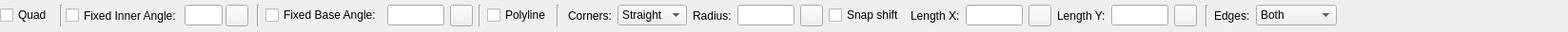
<?xml version="1.0" encoding="UTF-8"?>
<ui version="4.0">
 <class>LC_Rectangle3PointsOptionsWidget</class>
 <widget class="QWidget" name="LC_Rectangle3PointsOptionsWidget">
  <property name="geometry">
   <rect>
    <x>0</x>
    <y>0</y>
    <width>1648</width>
    <height>34</height>
   </rect>
  </property>
  <property name="windowTitle">
   <string>Form</string>
  </property>
  <layout class="QGridLayout" name="gridLayout">
   <property name="leftMargin">
    <number>0</number>
   </property>
   <property name="topMargin">
    <number>1</number>
   </property>
   <property name="rightMargin">
    <number>0</number>
   </property>
   <property name="bottomMargin">
    <number>1</number>
   </property>
   <item row="1" column="8">
    <widget class="QCheckBox" name="cbPolyline">
     <property name="toolTip">
      <string>If checked, the shape will be created as a polyline. </string>
     </property>
     <property name="text">
      <string>Polyline</string>
     </property>
    </widget>
   </item>
   <item row="1" column="9">
    <widget class="Line" name="line_2">
     <property name="orientation">
      <enum>Qt::Orientation::Vertical</enum>
     </property>
    </widget>
   </item>
   <item row="1" column="11">
    <widget class="Line" name="line_5">
     <property name="orientation">
      <enum>Qt::Orientation::Vertical</enum>
     </property>
    </widget>
   </item>
   <item row="1" column="1">
    <widget class="QFrame" name="frmQuad">
     <property name="frameShape">
      <enum>QFrame::Shape::NoFrame</enum>
     </property>
     <property name="frameShadow">
      <enum>QFrame::Shadow::Raised</enum>
     </property>
     <layout class="QGridLayout" name="gridLayout_3">
      <property name="leftMargin">
       <number>2</number>
      </property>
      <property name="topMargin">
       <number>0</number>
      </property>
      <property name="rightMargin">
       <number>3</number>
      </property>
      <property name="bottomMargin">
       <number>0</number>
      </property>
      <property name="horizontalSpacing">
       <number>3</number>
      </property>
      <item row="0" column="2">
       <widget class="QCheckBox" name="cbFixedInnerAngle">
        <property name="sizePolicy">
         <sizepolicy hsizetype="Preferred" vsizetype="Preferred">
          <horstretch>0</horstretch>
          <verstretch>0</verstretch>
         </sizepolicy>
        </property>
        <property name="toolTip">
         <string>If checked, inner angle of quadrilateral will be fixed to specified value.</string>
        </property>
        <property name="text">
         <string>Fixed Inner Angle:</string>
        </property>
       </widget>
      </item>
      <item row="0" column="1">
       <widget class="Line" name="line_3">
        <property name="orientation">
         <enum>Qt::Orientation::Vertical</enum>
        </property>
       </widget>
      </item>
      <item row="0" column="3">
       <widget class="QLineEdit" name="leInnerAngle">
        <property name="sizePolicy">
         <sizepolicy hsizetype="Preferred" vsizetype="Fixed">
          <horstretch>0</horstretch>
          <verstretch>0</verstretch>
         </sizepolicy>
        </property>
        <property name="minimumSize">
         <size>
          <width>30</width>
          <height>0</height>
         </size>
        </property>
        <property name="maximumSize">
         <size>
          <width>40</width>
          <height>16777215</height>
         </size>
        </property>
        <property name="toolTip">
         <string>Inner angle of quadrilateral.</string>
        </property>
       </widget>
      </item>
      <item row="0" column="4">
       <widget class="QToolButton" name="tbPickAngleInner">
        <property name="toolTip">
         <string>Pick inner angle of quadrilateral from drawing.</string>
        </property>
        <property name="text">
         <string/>
        </property>
        <property name="icon">
         <iconset resource="../../../../res/icons/icons.qrc">
          <normaloff>:/icons/interactive_pick_angle.lci</normaloff>:/icons/interactive_pick_angle.lci</iconset>
        </property>
       </widget>
      </item>
     </layout>
    </widget>
   </item>
   <item row="1" column="7">
    <widget class="Line" name="line_4">
     <property name="orientation">
      <enum>Qt::Orientation::Vertical</enum>
     </property>
    </widget>
   </item>
   <item row="1" column="12">
    <widget class="QLabel" name="lblEdges">
     <property name="text">
      <string>Edges:</string>
     </property>
    </widget>
   </item>
   <item row="1" column="4">
    <widget class="QCheckBox" name="chkFixedBaseAngle">
     <property name="toolTip">
      <string>If checked, rectangle will be rotated to specified base angle.  Otherwise, base angle will be defined by angle between first and second points of rectangle.</string>
     </property>
     <property name="text">
      <string>Fixed Base Angle:</string>
     </property>
    </widget>
   </item>
   <item row="1" column="5">
    <widget class="QLineEdit" name="leAngle">
     <property name="sizePolicy">
      <sizepolicy hsizetype="Preferred" vsizetype="Fixed">
       <horstretch>0</horstretch>
       <verstretch>0</verstretch>
      </sizepolicy>
     </property>
     <property name="minimumSize">
      <size>
       <width>30</width>
       <height>0</height>
      </size>
     </property>
     <property name="maximumSize">
      <size>
       <width>60</width>
       <height>16777215</height>
      </size>
     </property>
     <property name="toolTip">
      <string>Base angle of rectangle. </string>
     </property>
    </widget>
   </item>
   <item row="1" column="0">
    <widget class="QCheckBox" name="cbQuadrangle">
     <property name="toolTip">
      <string>If checked, quadrilateral will be created instead of rectangle.</string>
     </property>
     <property name="text">
      <string>Quad</string>
     </property>
    </widget>
   </item>
   <item row="1" column="3">
    <widget class="Line" name="line">
     <property name="orientation">
      <enum>Qt::Orientation::Vertical</enum>
     </property>
    </widget>
   </item>
   <item row="1" column="14">
    <spacer name="horizontalSpacer">
     <property name="orientation">
      <enum>Qt::Orientation::Horizontal</enum>
     </property>
     <property name="sizeType">
      <enum>QSizePolicy::Policy::Expanding</enum>
     </property>
     <property name="sizeHint" stdset="0">
      <size>
       <width>0</width>
       <height>20</height>
      </size>
     </property>
    </spacer>
   </item>
   <item row="1" column="10">
    <widget class="QFrame" name="frmRectSettings">
     <property name="frameShape">
      <enum>QFrame::Shape::NoFrame</enum>
     </property>
     <property name="frameShadow">
      <enum>QFrame::Shadow::Raised</enum>
     </property>
     <layout class="QGridLayout" name="gridLayout_2">
      <property name="leftMargin">
       <number>3</number>
      </property>
      <property name="topMargin">
       <number>0</number>
      </property>
      <property name="rightMargin">
       <number>3</number>
      </property>
      <property name="bottomMargin">
       <number>0</number>
      </property>
      <item row="0" column="5">
       <widget class="QCheckBox" name="cbSnapRadiusCenter">
        <property name="toolTip">
         <string>If checked, specifies that snap points should be shifted by radius of corners.</string>
        </property>
        <property name="text">
         <string>Snap shift</string>
        </property>
       </widget>
      </item>
      <item row="0" column="9">
       <widget class="QLabel" name="lblLenY">
        <property name="text">
         <string>Length Y:</string>
        </property>
       </widget>
      </item>
      <item row="0" column="2">
       <widget class="QLabel" name="lblRadius">
        <property name="text">
         <string>Radius:</string>
        </property>
       </widget>
      </item>
      <item row="0" column="7">
       <widget class="QLineEdit" name="leX">
        <property name="sizePolicy">
         <sizepolicy hsizetype="Preferred" vsizetype="Fixed">
          <horstretch>0</horstretch>
          <verstretch>0</verstretch>
         </sizepolicy>
        </property>
        <property name="minimumSize">
         <size>
          <width>30</width>
          <height>0</height>
         </size>
        </property>
        <property name="maximumSize">
         <size>
          <width>60</width>
          <height>16777215</height>
         </size>
        </property>
        <property name="toolTip">
         <string>Length of bevel in X direction.</string>
        </property>
       </widget>
      </item>
      <item row="0" column="10">
       <widget class="QLineEdit" name="leLenY">
        <property name="sizePolicy">
         <sizepolicy hsizetype="Preferred" vsizetype="Fixed">
          <horstretch>0</horstretch>
          <verstretch>0</verstretch>
         </sizepolicy>
        </property>
        <property name="minimumSize">
         <size>
          <width>30</width>
          <height>0</height>
         </size>
        </property>
        <property name="maximumSize">
         <size>
          <width>60</width>
          <height>16777215</height>
         </size>
        </property>
        <property name="toolTip">
         <string>Length of bevel in Y direction. </string>
        </property>
       </widget>
      </item>
      <item row="0" column="6">
       <widget class="QLabel" name="lblX">
        <property name="text">
         <string>Length X:</string>
        </property>
       </widget>
      </item>
      <item row="0" column="3">
       <widget class="QLineEdit" name="leRadius">
        <property name="sizePolicy">
         <sizepolicy hsizetype="Preferred" vsizetype="Fixed">
          <horstretch>0</horstretch>
          <verstretch>0</verstretch>
         </sizepolicy>
        </property>
        <property name="minimumSize">
         <size>
          <width>30</width>
          <height>0</height>
         </size>
        </property>
        <property name="maximumSize">
         <size>
          <width>60</width>
          <height>16777215</height>
         </size>
        </property>
        <property name="toolTip">
         <string>Radius of rounded corners.</string>
        </property>
       </widget>
      </item>
      <item row="0" column="4">
       <widget class="QToolButton" name="tbPickRadius">
        <property name="toolTip">
         <string>Pick radius of rounded corners from drawing.</string>
        </property>
        <property name="text">
         <string/>
        </property>
        <property name="icon">
         <iconset resource="../../../../res/icons/icons.qrc">
          <normaloff>:/icons/interactive_pick_distance.lci</normaloff>:/icons/interactive_pick_distance.lci</iconset>
        </property>
       </widget>
      </item>
      <item row="0" column="1">
       <widget class="QComboBox" name="cbCorners">
        <property name="toolTip">
         <string>Defines how corners should be drawn for rectangle. </string>
        </property>
        <item>
         <property name="text">
          <string>Straight</string>
         </property>
        </item>
        <item>
         <property name="text">
          <string>Round</string>
         </property>
        </item>
        <item>
         <property name="text">
          <string>Bevel</string>
         </property>
        </item>
       </widget>
      </item>
      <item row="0" column="0">
       <widget class="QLabel" name="label">
        <property name="text">
         <string>Corners:</string>
        </property>
       </widget>
      </item>
      <item row="0" column="8">
       <widget class="QToolButton" name="tbPickLengthX">
        <property name="toolTip">
         <string>Pick length of bevel in X direction from drawing.</string>
        </property>
        <property name="text">
         <string/>
        </property>
        <property name="icon">
         <iconset resource="../../../../res/icons/icons.qrc">
          <normaloff>:/icons/interactive_pick_distance.lci</normaloff>:/icons/interactive_pick_distance.lci</iconset>
        </property>
       </widget>
      </item>
      <item row="0" column="11">
       <widget class="QToolButton" name="tbPickLengthY">
        <property name="toolTip">
         <string>Pick length of bevel in Y direction from drawing.</string>
        </property>
        <property name="text">
         <string/>
        </property>
        <property name="icon">
         <iconset resource="../../../../res/icons/icons.qrc">
          <normaloff>:/icons/interactive_pick_distance.lci</normaloff>:/icons/interactive_pick_distance.lci</iconset>
        </property>
       </widget>
      </item>
     </layout>
    </widget>
   </item>
   <item row="1" column="13">
    <widget class="QComboBox" name="cbEdges">
     <property name="toolTip">
      <string>Defines which edges of rectangle should be drawn (so it is possible to create just two parallel lines instead of rectangle)</string>
     </property>
     <item>
      <property name="text">
       <string>Both</string>
      </property>
     </item>
     <item>
      <property name="text">
       <string>Vertical</string>
      </property>
     </item>
     <item>
      <property name="text">
       <string>Horizontal</string>
      </property>
     </item>
    </widget>
   </item>
   <item row="1" column="6">
    <widget class="QToolButton" name="tbPickAngleBase">
     <property name="toolTip">
      <string>Pick base angle of rectangle from drawing</string>
     </property>
     <property name="text">
      <string/>
     </property>
     <property name="icon">
      <iconset resource="../../../../res/icons/icons.qrc">
       <normaloff>:/icons/interactive_pick_angle.lci</normaloff>:/icons/interactive_pick_angle.lci</iconset>
     </property>
    </widget>
   </item>
  </layout>
 </widget>
 <resources>
  <include location="../../../../res/icons/icons.qrc"/>
 </resources>
 <connections/>
</ui>
